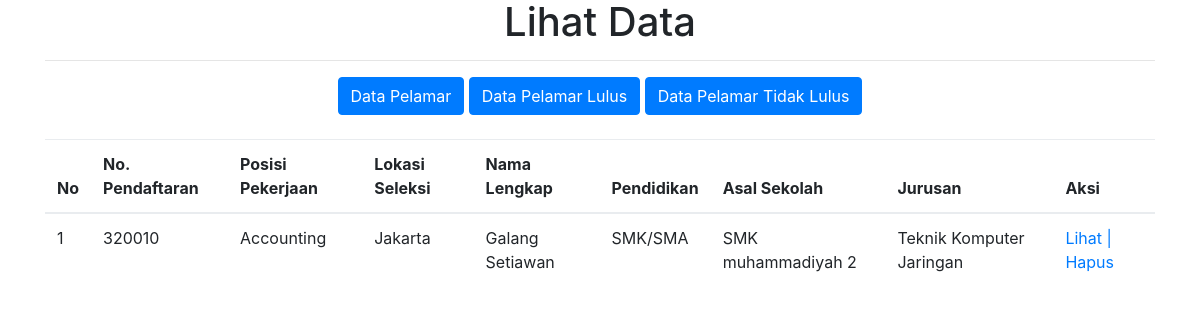
The page /admin/view_plmr.php (signed in) on the database its author committed.
### tables this page shows
CREATE TABLE `pelamar` (
  `id_pelamar` int(5) NOT NULL,
  `posisi_pekerjaan` varchar(20) NOT NULL,
  `lokasi_seleksi` varchar(13) NOT NULL,
  `username` varchar(40) NOT NULL,
  `password` varchar(18) NOT NULL,
  `nama` varchar(40) NOT NULL,
  `jekel` varchar(15) NOT NULL,
  `tempat_lhr` varchar(25) NOT NULL,
  `tgl_lhr` date NOT NULL,
  `alamat` varchar(40) NOT NULL,
  `kodepos` varchar(15) NOT NULL,
  `kota` varchar(15) NOT NULL,
  `no_tlp` varchar(20) NOT NULL,
  `no_hp` varchar(20) NOT NULL,
  `ktp` varchar(16) NOT NULL,
  `negara` varchar(20) NOT NULL,
  `agama` varchar(15) NOT NULL,
  `hobi` varchar(10) NOT NULL,
  `alamat_ortu` varchar(35) NOT NULL,
  `kodepos_ortu` varchar(15) NOT NULL,
  `kota_ortu` varchar(15) NOT NULL,
  `status` varchar(15) NOT NULL,
  `jml_anak` varchar(10) NOT NULL,
  `nm_kel` varchar(35) NOT NULL,
  `hubungan` varchar(20) NOT NULL,
  `alamat_kel` varchar(35) NOT NULL,
  `no_kel` varchar(15) NOT NULL,
  `pendidikan` varchar(15) NOT NULL,
  `nm_sekolah` varchar(30) NOT NULL,
  `jurusan` varchar(30) NOT NULL,
  `tgl_mulai` date NOT NULL,
  `tgl_selesai` date NOT NULL,
  `nilai` float NOT NULL,
  `organisasi` varchar(35) NOT NULL,
  `jabatan` varchar(25) NOT NULL,
  `periode_org` varchar(20) NOT NULL,
  `nm_kursus` varchar(30) NOT NULL,
  `tahun` year(4) NOT NULL,
  `penyelenggara` varchar(25) NOT NULL,
  `peringkat` varchar(15) NOT NULL,
  `bahasa` varchar(15) NOT NULL,
  `dengar` varchar(15) NOT NULL,
  `baca` varchar(15) NOT NULL,
  `bicara` varchar(15) NOT NULL,
  `tulis` varchar(15) NOT NULL,
  `nm_pt` varchar(25) NOT NULL,
  `tgl_awal` date NOT NULL,
  `tgl_akhir` date NOT NULL,
  `almt_pt` varchar(35) NOT NULL,
  `tlp_pt` varchar(15) NOT NULL,
  `jabat_awal` varchar(20) NOT NULL,
  `jabat_akhir` varchar(20) NOT NULL,
  `nm_atasan` varchar(30) NOT NULL,
  `alasan` varchar(100) NOT NULL,
  `gaji` varchar(20) NOT NULL,
  `dokumen` longtext NOT NULL,
  `foto` longtext NOT NULL,
  `file_sertifikat` longtext NOT NULL
);

### admin/view_plmr.php (the view, shortened to what this page needs)
<?php
if(@$_SESSION['admin']){
?>
<!DOCTYPE html>
<html lang="en">
  <head>
    <link rel="stylesheet" href="../bootstrap4/css/bootstrap.min.css">
    <link rel="stylesheet" href="../bootstrap4/css/custom.css">
    <link rel="stylesheet" href="https://maxcdn.bootstrapcdn.com/font-awesome/4.7.0/css/font-awesome.min.css">
    <link rel="stylesheet" href="../bootstrap4/css/dataTables.bootstrap4.css">
    <link rel="stylesheet" href="../bootstrap4/css/dataTables.bootstrap4.min.css">
  </head>
<div class="container">
  <body style="background-color: transparent;">
         <h1 align="center">Lihat Data</h1>
        <hr>
        <center>
            <a href="view_plmr.php" class="btn btn-primary">Data Pelamar</a>
            <a href="view_plmr_l.php" class="btn btn-primary">Data Pelamar Lulus</a>
            <a href="view_plmr_tl.php" class="btn btn-primary">Data Pelamar Tidak Lulus</a>
        </center>
            <div class="row">
                <div class="col-md-12">
                    <table id="example" class="table table-responsive table-hover" cellspacing="0" width="100%"  >
                         <thead>
                             <tr>
                                <th>No</th>
                                <th>No. Pendaftaran</th>
                                <th>Posisi Pekerjaan</th>
                                <th>Lokasi Seleksi</th>
                                <th>Nama Lengkap</th>
                                <th>Pendidikan</th>
                                <th>Asal Sekolah</th>
                                <th>Jurusan</th>
                                <th>Aksi</th>
                            </tr>
                           </thead>
                        <tbody>
                            <?php
                            include "koneksi.php";
                            $query = "SELECT DISTINCT id_pelamar, posisi_pekerjaan, lokasi_seleksi, nama, pendidikan, nm_sekolah, jurusan FROM master_pelamar";
                            $sql = mysqli_query($connect, $query);
                            $no = 1 ;
                            while($data = mysqli_fetch_array($sql)){
                            ?>
                                <tr scope="row">
                                    <td><?php echo $no; ?> </td>
                                    <td><?php echo $data ['id_pelamar']; ?></td>
                                    <td><?php echo $data ['posisi_pekerjaan']; ?></td>
                                    <td><?php echo $data ['lokasi_seleksi']; ?></td>
                                    <td><?php echo $data ['nama']; ?></td>
                                    <td><?php echo $data ['pendidikan']; ?></td>
                                    <td><?php echo $data ['nm_sekolah']; ?></td>
                                    <td><?php echo $data ['jurusan']; ?></td>
                                      <?php
                                       echo "<td>
                                                  <a href='lihat_plmr.php?id_pelamar=".$data['id_pelamar']."'>Lihat |
                                                  <a href='del_plmr.php?id_pelamar=".$data['id_pelamar']."'>Hapus</a></td><br>";
                                        echo "</tr>";
                                       ?>
                                <?php
                               $no++;
                            }
                            ?>
                        </tbody>
                    </table>
                </div>
            </div>
</div>
  </body>
</html>
<?php
}else {
    include "illegal.php";
}
?>

### rows shown on the page
pelamar: id_pelamar "320010", posisi_pekerjaan "Accounting", lokasi_seleksi "Jakarta", nama "Galang Setiawan", pendidikan "SMK/SMA", nm_sekolah "SMK muhammadiyah 2", jurusan "Teknik Komputer Jaringan"
